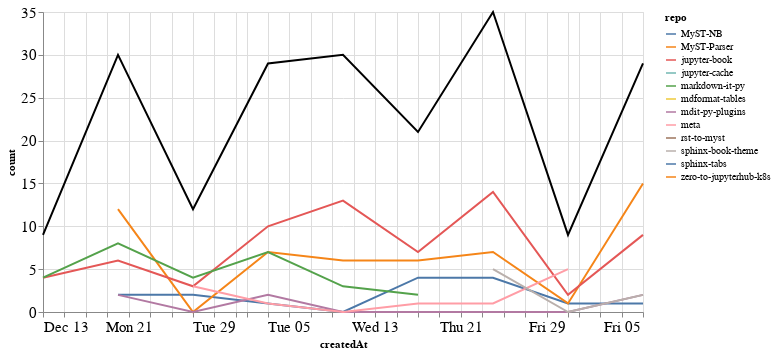

Notebook source saved alongside this figure:
### Markdown cell above
### Comments

### Code cell
comments_time = comments.groupby('repo').resample('W', on='createdAt').count()['author'].reset_index()
comments_time = comments_time.rename(columns={'author': 'count'})
comments_time_total = comments_time.groupby('createdAt').agg({"count": "sum"}).reset_index()
ch1 = alt.Chart(comments_time, width=600).mark_line().encode(
    x='createdAt',
    y='count',
    color='repo',
    tooltip="repo"
)

ch2 = alt.Chart(comments_time_total, width=600).mark_line(color="black").encode(
    x='createdAt',
    y='count',
)

ch1 + ch2

### Figure 1 — Vega-Lite specification as saved in the notebook (floating-point values rounded to 4 significant figures)
{"config": {"axisLeft": {"labelFontSize": 15}, "axisBottom": {"labelFontSize": 15}}, "layer": [{"data": {"name": "data-37a7aba84eccabef6eb2877174ab3f9b"}, "mark": "line", "encoding": {"color": {"type": "nominal", "field": "repo"}, "tooltip": {"type": "nominal", "field": "repo"}, "x": {"type": "temporal", "field": "createdAt"}, "y": {"type": "quantitative", "field": "count"}}, "width": 600}, {"data": {"name": "data-410dab0a629856c4a70c972180bcff92"}, "mark": {"type": "line", "color": "black"}, "encoding": {"x": {"type": "temporal", "field": "createdAt"}, "y": {"type": "quantitative", "field": "count"}}, "width": 600}], "$schema": "https://vega.github.io/schema/vega-lite/v4.8.1.json", "datasets": {"data-37a7aba84eccabef6eb2877174ab3f9b": [{"repo": "MyST-NB", "createdAt": "2020-12-20T00:00:00", "count": 2}, {"repo": "MyST-NB", "createdAt": "2020-12-27T00:00:00", "count": 2}, {"repo": "MyST-NB", "createdAt": "2021-01-03T00:00:00", "count": 1}, {"repo": "MyST-NB", "createdAt": "2021-01-10T00:00:00", "count": 0}, {"repo": "MyST-NB", "createdAt": "2021-01-17T00:00:00", "count": 4}, {"repo": "MyST-NB", "createdAt": "2021-01-24T00:00:00", "count": 4}, {"repo": "MyST-NB", "createdAt": "2021-01-31T00:00:00", "count": 1}, {"repo": "MyST-NB", "createdAt": "2021-02-07T00:00:00", "count": 1}, {"repo": "MyST-Parser", "createdAt": "2020-12-20T00:00:00", "count": 12}, {"repo": "MyST-Parser", "createdAt": "2020-12-27T00:00:00", "count": 0}, {"repo": "MyST-Parser", "createdAt": "2021-01-03T00:00:00", "count": 7}, {"repo": "MyST-Parser", "createdAt": "2021-01-10T00:00:00", "count": 6}, {"repo": "MyST-Parser", "createdAt": "2021-01-17T00:00:00", "count": 6}, {"repo": "MyST-Parser", "createdAt": "2021-01-24T00:00:00", "count": 7}, {"repo": "MyST-Parser", "createdAt": "2021-01-31T00:00:00", "count": 1}, {"repo": "MyST-Parser", "createdAt": "2021-02-07T00:00:00", "count": 15}, {"repo": "jupyter-book", "createdAt": "2020-12-13T00:00:00", "count": 4}, {"repo": "jupyter-book", "createdAt": "2020-12-20T00:00:00", "count": 6}, {"repo": "jupyter-book", "createdAt": "2020-12-27T00:00:00", "count": 3}, {"repo": "jupyter-book", "createdAt": "2021-01-03T00:00:00", "count": 10}, {"repo": "jupyter-book", "createdAt": "2021-01-10T00:00:00", "count": 13}, {"repo": "jupyter-book", "createdAt": "2021-01-17T00:00:00", "count": 7}, {"repo": "jupyter-book", "createdAt": "2021-01-24T00:00:00", "count": 14}, {"repo": "jupyter-book", "createdAt": "2021-01-31T00:00:00", "count": 2}, {"repo": "jupyter-book", "createdAt": "2021-02-07T00:00:00", "count": 9}, {"repo": "jupyter-cache", "createdAt": "2021-01-17T00:00:00", "count": 1}, {"repo": "markdown-it-py", "createdAt": "2020-12-13T00:00:00", "count": 4}, {"repo": "markdown-it-py", "createdAt": "2020-12-20T00:00:00", "count": 8}, {"repo": "markdown-it-py", "createdAt": "2020-12-27T00:00:00", "count": 4}, {"repo": "markdown-it-py", "createdAt": "2021-01-03T00:00:00", "count": 7}, {"repo": "markdown-it-py", "createdAt": "2021-01-10T00:00:00", "count": 3}, {"repo": "markdown-it-py", "createdAt": "2021-01-17T00:00:00", "count": 2}, {"repo": "mdformat-tables", "createdAt": "2020-12-13T00:00:00", "count": 1}, {"repo": "mdit-py-plugins", "createdAt": "2020-12-20T00:00:00", "count": 2}, {"repo": "mdit-py-plugins", "createdAt": "2020-12-27T00:00:00", "count": 0}, {"repo": "mdit-py-plugins", "createdAt": "2021-01-03T00:00:00", "count": 2}, {"repo": "mdit-py-plugins", "createdAt": "2021-01-10T00:00:00", "count": 0}, {"repo": "mdit-py-plugins", "createdAt": "2021-01-17T00:00:00", "count": 0}, {"repo": "mdit-py-plugins", "createdAt": "2021-01-24T00:00:00", "count": 0}, {"repo": "mdit-py-plugins", "createdAt": "2021-01-31T00:00:00", "count": 0}, {"repo": "mdit-py-plugins", "createdAt": "2021-02-07T00:00:00", "count": 2}, {"repo": "meta", "createdAt": "2020-12-27T00:00:00", "count": 3}, {"repo": "meta", "createdAt": "2021-01-03T00:00:00", "count": 1}, {"repo": "meta", "createdAt": "2021-01-10T00:00:00", "count": 0}, {"repo": "meta", "createdAt": "2021-01-17T00:00:00", "count": 1}, {"repo": "meta", "createdAt": "2021-01-24T00:00:00", "count": 1}, {"repo": "meta", "createdAt": "2021-01-31T00:00:00", "count": 5}, {"repo": "rst-to-myst", "createdAt": "2021-01-10T00:00:00", "count": 8}, {"repo": "sphinx-book-theme", "createdAt": "2021-01-24T00:00:00", "count": 5}, {"repo": "sphinx-book-theme", "createdAt": "2021-01-31T00:00:00", "count": 0}, {"repo": "sphinx-book-theme", "createdAt": "2021-02-07T00:00:00", "count": 2}, {"repo": "sphinx-tabs", "createdAt": "2021-01-24T00:00:00", "count": 4}, {"repo": "zero-to-jupyterhub-k8s", "createdAt": "2021-01-03T00:00:00", "count": 1}], "data-410dab0a629856c4a70c972180bcff92": [{"createdAt": "2020-12-13T00:00:00", "count": 9}, {"createdAt": "2020-12-20T00:00:00", "count": 30}, {"createdAt": "2020-12-27T00:00:00", "count": 12}, {"createdAt": "2021-01-03T00:00:00", "count": 29}, {"createdAt": "2021-01-10T00:00:00", "count": 30}, {"createdAt": "2021-01-17T00:00:00", "count": 21}, {"createdAt": "2021-01-24T00:00:00", "count": 35}, {"createdAt": "2021-01-31T00:00:00", "count": 9}, {"createdAt": "2021-02-07T00:00:00", "count": 29}]}}
